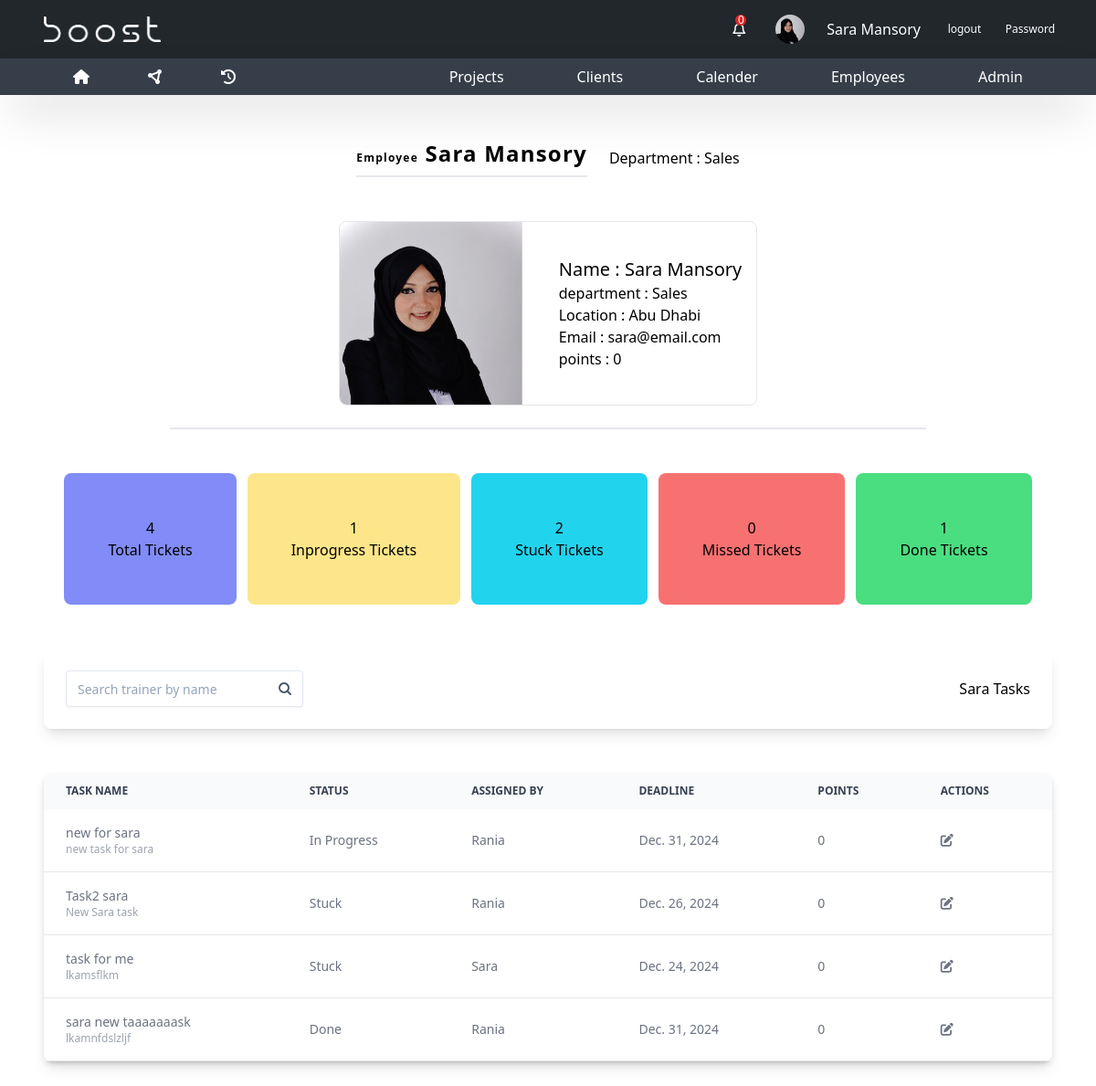
The app's page /employees/2 (signed in) with its own data.
### base/models.py (models this page shows, shortened)
class Employee(models.Model):
    employee_id = models.AutoField(primary_key=True)
    firstname = models.CharField(max_length=255)
    lastname = models.CharField(max_length=255)
    email = models.EmailField()
    phone = models.CharField(max_length=20)
    department = models.ForeignKey(
        Department, on_delete=models.SET_NULL, null=True)
    manager_role = models.BooleanField(default=False)
    user = models.OneToOneField(
        User, on_delete=models.CASCADE, null=True, default=None)
    employee_photo = models.ImageField(
        upload_to='employee_photos/', default='employee_photos/sara.jpg', null=True, blank=True)
    location = models.CharField(max_length=50, null=True)
    comilative_points=models.CharField(max_length=20,null=True)
    points=models.CharField(max_length=20,default="0")

class Department(models.Model):
    department_id=models.AutoField(primary_key=True)
    department_name=models.CharField(max_length=255)

class Task(models.Model):
    task_id=models.AutoField(primary_key=True)
    task_name=models.CharField(max_length=500)
    description=models.TextField()
    employee=models.ForeignKey(Employee,on_delete=models.CASCADE)
    manager=models.ForeignKey(Manager,on_delete=models.SET_NULL,null=True)
    created_at= models.DateField(auto_now_add=True)
    department=models.ForeignKey(Department,on_delete=models.CASCADE)
    status=models.CharField(max_length=50,choices=Task_Status.choices)
    deadline=models.DateField()
    points=models.CharField(max_length=20,default="0")

class Manager(models.Model):
    manger_id=models.AutoField(primary_key=True)
    deparment= models.ForeignKey(Department,on_delete=models.CASCADE)
    employee=models.ForeignKey(Employee,on_delete=models.CASCADE)

### base/views.py (the view)
# urls.py: path('employees/<int:id>', views.employees_detail, name='employees-detail'),
@login_required
def employees_detail(request,id):
    employee = get_object_or_404(Employee, user=request.user)
    all_notifications=employee.notifications.all().order_by('-created_at')
    not_read_notifications=employee.notifications.filter(is_read=False).order_by('-created_at')
    selected_employee=get_object_or_404(Employee, employee_id=id)
    employee_tasks=Task.objects.filter(employee=selected_employee.employee_id)
    employee_done=Task.objects.filter(employee=selected_employee.employee_id,status="Done")
    employee_stuck=Task.objects.filter(employee=selected_employee.employee_id,status="Stuck")
    employee_inprogress=Task.objects.filter(employee=selected_employee.employee_id,status="In Progress")
    employee_missed=Task.objects.filter(employee=selected_employee.employee_id,status="Missed")
    context={
        "employee":employee,
        "selected_employee":selected_employee,
        "employee_tasks":employee_tasks,
        "employee_done":employee_done,
        "employee_stuck":employee_stuck,
        "employee_inprogress":employee_inprogress,
        "employee_missed":employee_missed,
        "all_notifications":all_notifications,
        "not_read_notifications":not_read_notifications
    }
    return render(request,"pages/employee_detail.html",context)

### templates/pages/employee_detail.html (shortened to what this page needs)
{% extends 'base.html' %}
{% load static %}
{% block content %}
{% include 'parts/navbar.html' %}
<section class="px-12 relative">
    <div class="flex items-center justify-center gap-6 ">
        <h1 class="my-12 text-2xl font-semibold tracking-wider text-center border-b-2 pb-2">
            <span class="text-xs">Employee</span> {{selected_employee.firstname}} {{selected_employee.lastname}} </h1>
        <h2>Department : {{selected_employee.department.department_name}} </h2>
    </div>
    <div class="course-info border-b-2 pb-6 w-3/4 mx-auto flex items-center justify-center">
        <div class="flex items-center justify-center gap-6">
            <div class="flex items-center  rounded-lg justify-center gap-6 border overflow-hidden">
                <div>
                    <img src="{{selected_employee.employee_photo.url}}"  alt="boost" class="rounded-l-lg w-[200px]">
                </div>
                <div class="p-4">
                    <h2 class="text-xl">Name : {{selected_employee.firstname}} {{selected_employee.lastname}}</h2>
                    <p class="">department : {{selected_employee.department.department_name}}</p>
                    <p class="">Location : {{selected_employee.location}}</p>
                    <p class="">Email : {{selected_employee.email}}</p>
                    <p class="">points : {{selected_employee.points}}</p>
                </div>
            </div>
        </div>
    </div>
    <div class="pt-12 flex items-center justify-center gap-3">
        <div class="total flex item-center justify-center p-12 flex-col text-center rounded-lg bg-indigo-400">
            <div>{{employee_tasks.count}}</div>
            <h3>Total Tickets</h3>
        </div>
        <div class="inprogress flex item-center justify-center p-12 flex-col text-center rounded-lg bg-amber-200">
            <div>{{employee_inprogress.count}}</div>
            <h3>Inprogress Tickets</h3>
        </div>
        <div class="stuck flex item-center justify-center p-12 flex-col text-center rounded-lg bg-cyan-400">
            <div>{{employee_stuck.count}}</div>
            <h3>Stuck Tickets</h3>
        </div>
        <div class="missed flex item-center justify-center p-12 flex-col text-center rounded-lg bg-red-400">
            <div>{{employee_missed.count}}</div>
            <h3>Missed Tickets</h3>
        </div>
        <div class="done flex item-center justify-center p-12 flex-col text-center rounded-lg bg-green-400">
            <div>{{employee_done.count}}</div>
            <h3>Done Tickets</h3>
        </div>
    </div>
    <div class="pt-12 mb-12">
       <div class="shadow-lg rounded-lg p-6 flex items-center justify-between">
        <div class="relative">
            <input
            class="bg-white w-full pr-11 h-10 pl-3 py-2 bg-transparent placeholder:text-slate-400 text-slate-700 text-sm border border-slate-200 rounded transition duration-200 ease focus:outline-none focus:border-slate-400 hover:border-slate-400 shadow-sm focus:shadow-md"
            placeholder="Search trainer by name" id="nav_search"
            />
            <button
            class="absolute h-8 w-8 right-1 top-1 my-auto px-2 flex items-center bg-white rounded "
            type="button"
            >
            <svg xmlns="http://www.w3.org/2000/svg" fill="none" viewBox="0 0 24 24" stroke-width="3" stroke="currentColor" class="w-8 h-8 text-slate-600">
                <path stroke-linecap="round" stroke-linejoin="round" d="m21 21-5.197-5.197m0 0A7.5 7.5 0 1 0 5.196 5.196a7.5 7.5 0 0 0 10.607 10.607Z" />
            </svg>
            </button>
        </div>
        <h3>{{selected_employee.firstname}} Tasks</h3>
       </div>
        <div class="mt-12 shadow-lg  " >
            <div class="overflow-x-auto relative shadow-md sm:rounded-lg">
                <div class="overflow-x-auto relative shadow-md sm:rounded-lg">
                <table class="w-full text-sm text-left text-gray-500 dark:text-gray-400">
                    <thead class="text-xs text-gray-700 uppercase bg-gray-50 dark:bg-gray-700 dark:text-gray-400">
                    <tr>
                        <th scope="col" class="py-3 px-6">Task Name</th>
                        <th scope="col" class="py-3 px-6">Status</th>
                        <th scope="col" class="py-3 px-6">Assigned by</th>
                        <th scope="col" class="py-3 px-6">DeadLine</th>
                        <th scope="col" class="py-3 px-6">Points</th>
                        <th scope="col" class="py-3 px-6">Actions</th>
                    </tr>
                    </thead>
                    <tbody>
                        {% for task in employee_tasks  %}
                    <tr class="bg-white border-b dark:bg-gray-800 dark:border-gray-700">
                        <td class="py-4 px-6">
                            <div>{{task.task_name}}</div>
                            <p class="truncate text-xs !text-gray-400">{{task.description}}</p>
                        </td>
                        <td class="py-4 px-6">{{task.status}}</td>
                        <td class="py-4 px-6">{{task.manager.employee.firstname}}</td>
                        <td class="py-4 px-6">{{task.deadline}}</td>
                        <td class="py-4 px-6 ">{{task.points}}</td>
                        <td class="py-4 px-6">
                            <a href="{% url 'tasks'%}update/{{task.task_id}}"class="pr-6"><i class="fa-solid fa-pen-to-square"></i></a>
                        </td>
                    </tr>
                    {% endfor %}
                    </tbody>
                </table>
                </div>
        </div>
    </div>
    </div>
</section>
{% endblock content %}

### templates/parts/navbar.html (shortened to what this page needs)
{% load static %}
<header class="">
  <div class="bg-[#22272C] px-12 py-2 flex justify-between items-center text-white">
    <div>
      <img src="{% static 'images/boost.png' %}" class="w-32" alt="Logo" />
    </div>
    <div class="flex items-center gap-6 text-white">
        <div class="relative hover:bg-slate-600  cursor-pointer w-6 h-6 flex items-center justify-center p-4 rounded-full" id="nav-profile">
            <i class="fa-regular fa-bell"></i>
            <div class="absolute top-0 left-3 w-3 h-3 text-white bg-red-600 rounded-full flex items-center justify-center text-xs notification-count">{{not_read_notifications.count}}</div>
        </div>
        {% if employee.employee_photo.url %}
        <img
          src="{{ employee.employee_photo.url }}"
          class="w-8 rounded-full cursor-pointer"
          alt="Logo"
        />
        {% endif %}
        <span>{{employee.firstname}} {{employee.lastname}}</span>
        <a class="text-xs hover:bg-slate-600 w-12 h-12 flex items-center justify-center rounded-full" href="{% url 'logout' %}">logout</a>
        <a class="text-xs hover:bg-slate-600 w-12 h-12 flex items-center justify-center rounded-full" href="{% url 'change-password' %}">Password</a>
    </div>
  </div>
  <div class="bg-[#363F49] shadow-2xl px-16 flex gap-20 text-white items-center justify-between">
    <div class="flex gap-8">
      <div class="px-4 py-2 hover:bg-[#22272c] transition-all duration-300 cursor-pointer">
        <a href="{% url 'tasks' %}"><i class="fa-solid fa-house"></i></a>
      </div>
      <div class="px-4 py-2 hover:bg-[#22272c] transition-all duration-300 cursor-pointer">
        <a href="{% url 'home' %}"><i class="fa-solid fa-circle-nodes"></i></a>
      </div>
      <div class="px-4 py-2 hover:bg-[#22272c] transition-all duration-300 cursor-pointer">
        <a href="{% url 'all_tasks' %}">
          <i class="fa-solid fa-clock-rotate-left"></i>
        </a>
      </div>
    </div>
    <ul class="flex gap-12">
      <li class="relative px-4 py-2 hover:bg-[#22272c] transition-all duration-300">
        <a href="{% url 'projects' %}">Projects</a>
      </li>
      <li class="relative px-4 py-2 hover:bg-[#22272c] transition-all duration-300">
        <a href="{% url 'clients' %}">Clients</a>
      </li>
      <li class="relative px-4 py-2 hover:bg-[#22272c] transition-all duration-300">
        <a href="{% url 'courses' %}">Calender</a>
      </li>
      <li class="relative px-4 py-2 hover:bg-[#22272c] transition-all duration-300">
        <a href="{% url 'employees' %}">Employees</a>
      </li>
      <li class="relative px-4 py-2 hover:bg-[#22272c] transition-all duration-300">
        <a href="{% url 'admin:index' %}">Admin</a>
      </li>
    </ul>
  </div>
</header>

### records on screen
Employee: employee_photo (picture), firstname "Sara", lastname "Mansory", department.department_name "Sales", location "Abu Dhabi", email "sara@email.com", points "0"
Task: task_name "new for sara", description "new task for sara", status "In Progress", manager.employee.firstname "Rania", deadline "Dec. 31, 2024", points "0"
Task: task_name "Task2 sara", description "New Sara task", status "Stuck", manager.employee.firstname "Rania", deadline "Dec. 26, 2024", points "0"
Task: task_name "task for me", description "lkamsflkm", status "Stuck", manager.employee.firstname "Sara", deadline "Dec. 24, 2024", points "0"
Task: task_name "sara new taaaaaaask", description "lkamnfdslzljf", status "Done", manager.employee.firstname "Rania", deadline "Dec. 31, 2024", points "0"

### other values on screen
{{ not_read_notifications.count }} "0"
{{ employee_tasks.count }} "4"
{{ employee_inprogress.count }} "1"
{{ employee_stuck.count }} "2"
{{ employee_missed.count }} "0"
{{ employee_done.count }} "1"
